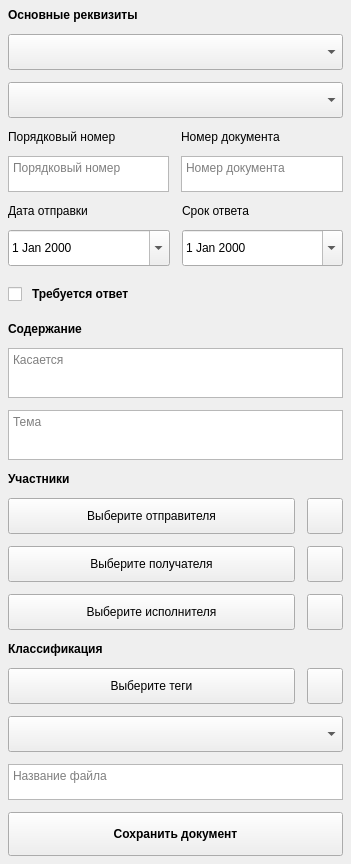
<?xml version="1.0" encoding="UTF-8"?>
<ui version="4.0">
 <class>DocumentCreate</class>
 <widget class="QWidget" name="DocumentCreate">
  <property name="geometry">
   <rect>
    <x>0</x>
    <y>0</y>
    <width>351</width>
    <height>803</height>
   </rect>
  </property>
  <property name="minimumSize">
   <size>
    <width>351</width>
    <height>0</height>
   </size>
  </property>
  <property name="maximumSize">
   <size>
    <width>351</width>
    <height>16777215</height>
   </size>
  </property>
  <property name="styleSheet">
   <string notr="true">
QWidget {
    background-color: {BG_CARD};
}
QLabel {
    color: {TEXT_PRIMARY};
}
QLabel[bold="true"] {
    font-weight: bold;
    color: {TEXT_PRIMARY};
}
QComboBox, QTextEdit, QDateEdit, QTextBrowser {
    border-radius: 10px;
    border: 1px solid {ACCENT_PRIMARY};
    padding: 5px;
    background-color: {BG_INPUT};
    color: {TEXT_PRIMARY};
}
QComboBox:hover, QTextEdit:hover, QDateEdit:hover, QTextBrowser:hover {
    border: 1px solid {ACCENT_HOVER_SOFT};
}
QComboBox:focus, QTextEdit:focus, QDateEdit:focus, QTextBrowser:focus {
    border: 2px solid {ACCENT_PRIMARY};
}

/* Стили для выпадающего контейнера QComboBox */
QComboBox::drop-down {
    subcontrol-origin: padding;
    subcontrol-position: top right;
    width: 30px;
    border: none;
}

/* Настройки зоны drop-down для QDateEdit */
QDateEdit::drop-down {
    subcontrol-origin: padding;
    subcontrol-position: top right;
    width: 30px;
    border: none;
}

/* Иконка календаря вместо стрелочки */
QDateEdit::down-arrow {
    image: url({ICON_CALENDAR_PATH});
    width: 18px;
    height: 18px;
    margin-right: 8px;
}
QComboBox::down-arrow {
    image: url({ICON_ARROW_DOWN_PATH});
    width: 16px;
    height: 16px;
    margin-right: 6px;
}


/* ===== КНОПКИ С ПЛЮСОМ ===== */
QPushButton#btnAddSender, QPushButton#btnAddExecutor,
QPushButton#btnAddReceiver, QPushButton#btnAddTag {
    border-radius: 18px;
    background-color: {ACCENT_PRIMARY};
    border: none;
    min-width: 36px;
    min-height: 36px;
    max-width: 36px;
    max-height: 36px;
    padding: 0px;
}
QPushButton#btnAddSender:hover, QPushButton#btnAddExecutor:hover,
QPushButton#btnAddReceiver:hover, QPushButton#btnAddTag:hover {
    background-color: {ACCENT_HOVER_SOFT};
}
QPushButton#btnAddSender:pressed, QPushButton#btnAddExecutor:pressed,
QPushButton#btnAddReceiver:pressed, QPushButton#btnAddTag:pressed {
    background-color: {ACCENT_PRESSED_DEEP};
}
QPushButton#btnAddSender::icon, QPushButton#btnAddExecutor::icon,
QPushButton#btnAddReceiver::icon, QPushButton#btnAddTag::icon {
    width: 24px;
    height: 24px;
}
QPushButton#btnAddSender::icon:hover, QPushButton#btnAddExecutor::icon:hover,
QPushButton#btnAddReceiver::icon:hover, QPushButton#btnAddTag::icon:hover {
    background-color: transparent;
}

/* ===== КНОПКИ-ВЫБОРЫ (отправитель / получатель / исполнитель / теги) ===== */
QPushButton#btn_sender, QPushButton#btn_receiver,
QPushButton#btnExecutor, QPushButton#btn_tag {
    border-radius: 10px;
    border: 1px solid {ACCENT_PRIMARY};
    padding: 5px;
    text-align: left;
    background-color: {BG_INPUT};
    color: {TEXT_PRIMARY};
}
QPushButton#btn_sender:hover, QPushButton#btn_receiver:hover,
QPushButton#btnExecutor:hover, QPushButton#btn_tag:hover {
    border: 1px solid {ACCENT_HOVER_SOFT};
    background-color: {BG_HOVER_ACCENT_SOFT};
}
QPushButton#btn_sender:focus, QPushButton#btn_receiver:focus,
QPushButton#btnExecutor:focus, QPushButton#btn_tag:focus {
    border: 2px solid {ACCENT_PRIMARY};
}

/* ===== ЧЕКБОКС «ТРЕБУЕТСЯ ОТВЕТ» ===== */
QCheckBox {
    color: {TEXT_PRIMARY};
    spacing: 0px;
    font-size: 13px;
    background: transparent;
}
QCheckBox::indicator {
    width: 18px;
    height: 18px;
    image: url({ICON_CHECKBOX_UNCHECKED_PATH});
}
QCheckBox::indicator:checked {
    image: url({ICON_CHECKBOX_CHECKED_PATH});
}

/* ===== КНОПКА СОХРАНЕНИЯ ===== */
QPushButton#btn_attach {
    border-radius: 10px;
    background-color: {ACCENT_PRIMARY};
    color: {TEXT_ON_ACCENT};
    border: none;
    font-weight: bold;
    font-size: 13px;
}
QPushButton#btn_attach:hover {
    background-color: {ACCENT_HOVER_SOFT};
}
QPushButton#btn_attach:pressed {
    background-color: {ACCENT_PRESSED_DEEP};
}

/* ===== ВЫПАДАЮЩИЕ СПИСКИ QComboBox ===== */
QComboBox QAbstractItemView {
    border-radius: 6px;
    background-color: {BG_CARD};
    color: {TEXT_PRIMARY};
    padding: 4px;
    outline: none;
    border: 1px solid {ACCENT_PRIMARY};
}
QComboBox QAbstractItemView::item {
    padding: 8px;
    color: {TEXT_PRIMARY};
    border: none;
    outline: none;
}
QComboBox QAbstractItemView::item:hover {
    background-color: {ACCENT_SELECTION_BG};
    color: {TEXT_PRIMARY};
}
QComboBox QAbstractItemView::item:selected {
    background-color: {ACCENT_SELECTION_BG};
    color: {TEXT_PRIMARY};
}
QComboBox QAbstractItemView::item:focus {
    outline: none;
    border: none;
}

/* ===== КАЛЕНДАРЬ QCalendarWidget ===== */
QCalendarWidget {
    background-color: {BG_CARD};
    border-radius: 8px;
    border: 1px solid {ACCENT_PRIMARY};
}
QCalendarWidget QWidget#qt_calendar_navigationbar {
    background-color: {BG_CARD};
    color: {TEXT_PRIMARY};
    border-radius: 8px 8px 0 0;
}
QCalendarWidget QWidget {
    background-color: {BG_CARD};
    color: {TEXT_PRIMARY};
}
QCalendarWidget QToolButton#qt_calendar_prevmonth,
QCalendarWidget QToolButton#qt_calendar_nextmonth {
    background-color: transparent;
    color: {TEXT_PRIMARY};
    border: none;
    border-radius: 4px;
    padding: 4px 8px;
    font-size: 16px;
    font-weight: bold;
}
QCalendarWidget QToolButton#qt_calendar_prevmonth:hover,
QCalendarWidget QToolButton#qt_calendar_nextmonth:hover {
    background-color: {ACCENT_SELECTION_BG};
}
QCalendarWidget QToolButton#qt_calendar_prevmonth:pressed,
QCalendarWidget QToolButton#qt_calendar_nextmonth:pressed {
    background-color: {BG_PRESSED_CALENDAR};
}
QCalendarWidget QToolButton#qt_calendar_monthbutton {
    background-color: {BG_CARD};
    color: {TEXT_PRIMARY};
    border: none;
    border-radius: 4px;
    padding: 4px 12px;
    font-weight: bold;
}
QCalendarWidget QToolButton#qt_calendar_monthbutton:hover {
    background-color: {ACCENT_SELECTION_BG};
}
QCalendarWidget QToolButton#qt_calendar_yearbutton {
    background-color: {BG_CARD};
    color: {TEXT_PRIMARY};
    border: none;
    border-radius: 4px;
    padding: 4px 12px;
    font-weight: bold;
}
QCalendarWidget QToolButton#qt_calendar_yearbutton:hover {
    background-color: {ACCENT_SELECTION_BG};
}
QCalendarWidget QMenu {
    background-color: {BG_CARD};
    border: 1px solid {ACCENT_PRIMARY};
    border-radius: 6px;
    color: {TEXT_PRIMARY};
}
QCalendarWidget QMenu::item {
    padding: 6px 20px;
    border-radius: 4px;
}
QCalendarWidget QMenu::item:selected {
    background-color: {ACCENT_SELECTION_BG};
    color: {TEXT_PRIMARY};
}
QCalendarWidget QWidget#qt_calendar_weekday {
    color: {TEXT_ON_ACCENT};
    font-weight: bold;
    background-color: {ACCENT_PRIMARY};
    padding: 4px;
}
QCalendarWidget QToolButton#qt_calendar_day {
    border: none;
    border-radius: 4px;
    padding: 4px;
    color: {TEXT_PRIMARY};
    background-color: transparent;
}
QCalendarWidget QToolButton#qt_calendar_day:hover {
    background-color: {ACCENT_SELECTION_BG};
    color: {TEXT_PRIMARY};
}
QCalendarWidget QToolButton#qt_calendar_day:checked {
    background-color: {ACCENT_PRIMARY};
    color: {TEXT_ON_ACCENT};
    border-radius: 4px;
}
QCalendarWidget QToolButton#qt_calendar_day:checked:hover {
    background-color: {ACCENT_HOVER_SOFT};
}
QCalendarWidget QToolButton#qt_calendar_day:disabled {
    color: {TEXT_DISABLED};
}
QCalendarWidget QToolButton#qt_calendar_day[property="isToday"] {
    background-color: {ACCENT_DANGER};
    color: {TEXT_ON_ACCENT};
    border-radius: 4px;
}
QCalendarWidget QToolButton#qt_calendar_day[property="isToday"]:hover {
    background-color: {ACCENT_DANGER_HOVER};
}
QCalendarWidget QToolButton#qt_calendar_day[property="isToday"]:pressed {
    background-color: {ACCENT_DANGER_PRESSED};
}
QCalendarWidget QToolButton#qt_calendar_day[property="isToday"]:checked {
    background-color: {ACCENT_PRIMARY};
    color: {TEXT_ON_ACCENT};
}
QCalendarWidget QToolButton#qt_calendar_day[property="isToday"]:checked:hover {
    background-color: {ACCENT_HOVER_SOFT};
}

/* ===== КАЛЕНДАРЬ В QDateEdit (попап) ===== */
QDateEdit QCalendarWidget {
    background-color: {BG_CARD};
    border-radius: 8px;
    border: 1px solid {ACCENT_PRIMARY};
}
QDateEdit QCalendarWidget QWidget#qt_calendar_navigationbar {
    background-color: {BG_CARD};
    color: {TEXT_PRIMARY};
    border-radius: 8px 8px 0 0;
}
QDateEdit QCalendarWidget QWidget {
    background-color: {BG_CARD};
    color: {TEXT_PRIMARY};
}
QDateEdit QCalendarWidget QToolButton#qt_calendar_prevmonth,
QDateEdit QCalendarWidget QToolButton#qt_calendar_nextmonth {
    background-color: transparent;
    color: {TEXT_PRIMARY};
    border: none;
    border-radius: 4px;
    padding: 4px 8px;
    font-size: 16px;
    font-weight: bold;
}
QDateEdit QCalendarWidget QToolButton#qt_calendar_prevmonth:hover,
QDateEdit QCalendarWidget QToolButton#qt_calendar_nextmonth:hover {
    background-color: {ACCENT_SELECTION_BG};
}
QDateEdit QCalendarWidget QToolButton#qt_calendar_prevmonth:pressed,
QDateEdit QCalendarWidget QToolButton#qt_calendar_nextmonth:pressed {
    background-color: {BG_PRESSED_CALENDAR};
}
QDateEdit QCalendarWidget QToolButton#qt_calendar_monthbutton {
    background-color: {BG_CARD};
    color: {TEXT_PRIMARY};
    border: none;
    border-radius: 4px;
    padding: 4px 12px;
    font-weight: bold;
}
QDateEdit QCalendarWidget QToolButton#qt_calendar_monthbutton:hover {
    background-color: {ACCENT_SELECTION_BG};
}
QDateEdit QCalendarWidget QToolButton#qt_calendar_yearbutton {
    background-color: {BG_CARD};
    color: {TEXT_PRIMARY};
    border: none;
    border-radius: 4px;
    padding: 4px 12px;
    font-weight: bold;
}
QDateEdit QCalendarWidget QToolButton#qt_calendar_yearbutton:hover {
    background-color: {ACCENT_SELECTION_BG};
}
QDateEdit QCalendarWidget QWidget#qt_calendar_weekday {
    color: {TEXT_ON_ACCENT};
    font-weight: bold;
    background-color: {ACCENT_PRIMARY};
    padding: 4px;
}
QDateEdit QCalendarWidget QToolButton#qt_calendar_day {
    border: none;
    border-radius: 4px;
    padding: 4px;
    color: {TEXT_PRIMARY};
    background-color: transparent;
}
QDateEdit QCalendarWidget QToolButton#qt_calendar_day:hover {
    background-color: {ACCENT_SELECTION_BG};
    color: {TEXT_PRIMARY};
}
QDateEdit QCalendarWidget QToolButton#qt_calendar_day:checked {
    background-color: {ACCENT_PRIMARY};
    color: {TEXT_ON_ACCENT};
    border-radius: 4px;
}
QDateEdit QCalendarWidget QToolButton#qt_calendar_day:checked:hover {
    background-color: {ACCENT_HOVER_SOFT};
}
QDateEdit QCalendarWidget QToolButton#qt_calendar_day:disabled {
    color: {TEXT_DISABLED};
}
QDateEdit QCalendarWidget QToolButton#qt_calendar_day[property="isToday"] {
    background-color: {ACCENT_DANGER};
    color: {TEXT_ON_ACCENT};
    border-radius: 4px;
}
QDateEdit QCalendarWidget QToolButton#qt_calendar_day[property="isToday"]:hover {
    background-color: {ACCENT_DANGER_HOVER};
}
QDateEdit QCalendarWidget QToolButton#qt_calendar_day[property="isToday"]:pressed {
    background-color: {ACCENT_DANGER_PRESSED};
}
QDateEdit QCalendarWidget QToolButton#qt_calendar_day[property="isToday"]:checked {
    background-color: {ACCENT_PRIMARY};
    color: {TEXT_ON_ACCENT};
}
QDateEdit QCalendarWidget QToolButton#qt_calendar_day[property="isToday"]:checked:hover {
    background-color: {ACCENT_HOVER_SOFT};
}
/* Гарантируем, что viewport внутри QTextEdit тоже тёмный */
QTextEdit > QWidget,
QTextBrowser > QWidget {
    background-color: {BG_INPUT};
    color: {TEXT_PRIMARY};
}

/* Placeholder в тёмной теме */
QLineEdit,
QTextEdit,
QTextBrowser {
    placeholder-text-color: {TEXT_MUTED_ALT};
}
   </string>
  </property>
  <layout class="QVBoxLayout" name="verticalLayout_3">
   <property name="spacing">
    <number>12</number>
   </property>
   <property name="leftMargin">
    <number>8</number>
   </property>
   <property name="topMargin">
    <number>8</number>
   </property>
   <property name="rightMargin">
    <number>8</number>
   </property>
   <property name="bottomMargin">
    <number>8</number>
   </property>
   <item>
    <widget class="QLabel" name="labelBasic">
     <property name="font">
      <font>
       <bold>true</bold>
      </font>
     </property>
     <property name="styleSheet">
      <string notr="true">color: {TEXT_PRIMARY}; font-weight: bold;</string>
     </property>
     <property name="text">
      <string>Основные реквизиты</string>
     </property>
    </widget>
   </item>

      <item>
    <widget class="QComboBox" name="type_box">
     <property name="sizePolicy">
      <sizepolicy hsizetype="Expanding" vsizetype="Fixed">
       <horstretch>0</horstretch>
       <verstretch>0</verstretch>
      </sizepolicy>
     </property>
     <property name="minimumSize">
      <size>
       <width>335</width>
       <height>36</height>
      </size>
     </property>
     <property name="maximumSize">
      <size>
       <width>16777215</width>
       <height>36</height>
      </size>
     </property>
     <property name="placeholderText">
      <string>Выберите тип документа</string>
     </property>
    </widget>
   </item>

   <item>
    <widget class="QComboBox" name="direction_box">
     <property name="sizePolicy">
      <sizepolicy hsizetype="Expanding" vsizetype="Fixed">
       <horstretch>0</horstretch>
       <verstretch>0</verstretch>
      </sizepolicy>
     </property>
     <property name="minimumSize">
      <size>
       <width>335</width>
       <height>36</height>
      </size>
     </property>
     <property name="maximumSize">
      <size>
       <width>335</width>
       <height>36</height>
      </size>
     </property>
     <property name="placeholderText">
      <string>Выберите направление</string>
     </property>
    </widget>
   </item>
   <item>
    <layout class="QHBoxLayout" name="horizontalLayoutDates_2">
     <item>
      <layout class="QVBoxLayout" name="verticalLayoutDate_2">
       <item>
        <widget class="QLabel" name="labelIndexNumber">
         <property name="styleSheet">
          <string notr="true">color: {TEXT_PRIMARY};</string>
         </property>
         <property name="text">
          <string>Порядковый номер</string>
         </property>
        </widget>
       </item>
       <item>
        <widget class="QTextEdit" name="index_number_edit">
         <property name="sizePolicy">
          <sizepolicy hsizetype="Expanding" vsizetype="Fixed">
           <horstretch>0</horstretch>
           <verstretch>0</verstretch>
          </sizepolicy>
         </property>
         <property name="minimumSize">
          <size>
           <width>0</width>
           <height>36</height>
          </size>
         </property>
         <property name="maximumSize">
          <size>
           <width>16777215</width>
           <height>36</height>
          </size>
         </property>
         <property name="placeholderText">
          <string>Порядковый номер</string>
         </property>
        </widget>
       </item>
      </layout>
     </item>
     <item>
      <layout class="QVBoxLayout" name="verticalLayoutDeadline_2">
       <item>
        <widget class="QLabel" name="labelNumber">
         <property name="styleSheet">
          <string notr="true">color: {TEXT_PRIMARY};</string>
         </property>
         <property name="text">
          <string>Номер документа</string>
         </property>
        </widget>
       </item>
       <item>
        <widget class="QTextEdit" name="number_edit">
         <property name="sizePolicy">
          <sizepolicy hsizetype="Expanding" vsizetype="Fixed">
           <horstretch>0</horstretch>
           <verstretch>0</verstretch>
          </sizepolicy>
         </property>
         <property name="minimumSize">
          <size>
           <width>0</width>
           <height>36</height>
          </size>
         </property>
         <property name="maximumSize">
          <size>
           <width>16777215</width>
           <height>36</height>
          </size>
         </property>
         <property name="placeholderText">
          <string>Номер документа</string>
         </property>
        </widget>
       </item>
      </layout>
     </item>
    </layout>
   </item>
   <item>
    <layout class="QHBoxLayout" name="horizontalLayoutDates">
     <item>
      <layout class="QVBoxLayout" name="verticalLayoutDate">
       <item>
        <widget class="QLabel" name="labelDate">
         <property name="styleSheet">
          <string notr="true">color: {TEXT_PRIMARY};</string>
         </property>
         <property name="text">
          <string>Дата отправки</string>
         </property>
        </widget>
       </item>
       <item>
        <widget class="QDateEdit" name="date_edit">
         <property name="sizePolicy">
          <sizepolicy hsizetype="Expanding" vsizetype="Fixed">
           <horstretch>0</horstretch>
           <verstretch>0</verstretch>
          </sizepolicy>
         </property>
         <property name="minimumSize">
          <size>
           <width>0</width>
           <height>36</height>
          </size>
         </property>
         <property name="maximumSize">
          <size>
           <width>16777215</width>
           <height>36</height>
          </size>
         </property>
         <property name="calendarPopup">
          <bool>true</bool>
         </property>
        </widget>
       </item>
      </layout>
     </item>
     <item>
      <layout class="QVBoxLayout" name="verticalLayoutDeadline">
       <item>
        <widget class="QLabel" name="labelDeadline">
         <property name="styleSheet">
          <string notr="true">color: {TEXT_PRIMARY};</string>
         </property>
         <property name="text">
          <string>Срок ответа</string>
         </property>
        </widget>
       </item>
       <item>
        <widget class="QDateEdit" name="date_deadline">
         <property name="sizePolicy">
          <sizepolicy hsizetype="Expanding" vsizetype="Fixed">
           <horstretch>0</horstretch>
           <verstretch>0</verstretch>
          </sizepolicy>
         </property>
         <property name="minimumSize">
          <size>
           <width>0</width>
           <height>36</height>
          </size>
         </property>
         <property name="maximumSize">
          <size>
           <width>16777215</width>
           <height>36</height>
          </size>
         </property>
         <property name="calendarPopup">
          <bool>true</bool>
         </property>
        </widget>
       </item>
      </layout>
     </item>
    </layout>
   </item>
   <item>
    <widget class="QCheckBox" name="needs_response_check">
     <property name="minimumSize">
      <size>
       <width>0</width>
       <height>32</height>
      </size>
     </property>
     <property name="styleSheet">
      <string>spacing: 10px; font-weight: 500;</string>
     </property>
     <property name="cursor">
      <cursorShape>PointingHandCursor</cursorShape>
     </property>
     <property name="text">
      <string>Требуется ответ</string>
     </property>
    </widget>
   </item>
   <item>
    <widget class="QLabel" name="labelContent">
     <property name="font">
      <font>
       <bold>true</bold>
      </font>
     </property>
     <property name="styleSheet">
      <string notr="true">color: {TEXT_PRIMARY}; font-weight: bold;</string>
     </property>
     <property name="text">
      <string>Содержание</string>
     </property>
    </widget>
   </item>
   <item>
    <widget class="QTextEdit" name="regarding_edit">
     <property name="sizePolicy">
      <sizepolicy hsizetype="Expanding" vsizetype="Expanding">
       <horstretch>0</horstretch>
       <verstretch>0</verstretch>
      </sizepolicy>
     </property>
     <property name="minimumSize">
      <size>
       <width>335</width>
       <height>50</height>
      </size>
     </property>
     <property name="placeholderText">
      <string>Касается</string>
     </property>
    </widget>
   </item>
   <item>
    <widget class="QTextEdit" name="topic_edit">
     <property name="sizePolicy">
      <sizepolicy hsizetype="Expanding" vsizetype="Expanding">
       <horstretch>0</horstretch>
       <verstretch>0</verstretch>
      </sizepolicy>
     </property>
     <property name="minimumSize">
      <size>
       <width>335</width>
       <height>50</height>
      </size>
     </property>
     <property name="placeholderText">
      <string>Тема</string>
     </property>
    </widget>
   </item>
   <item>
    <widget class="QLabel" name="labelParticipants">
     <property name="font">
      <font>
       <bold>true</bold>
      </font>
     </property>
     <property name="styleSheet">
      <string notr="true">color: {TEXT_PRIMARY}; font-weight: bold;</string>
     </property>
     <property name="text">
      <string>Участники</string>
     </property>
    </widget>
   </item>
   <item>
    <layout class="QHBoxLayout" name="horizontalLayoutSender">
     <item>
      <widget class="QPushButton" name="btn_sender">
       <property name="sizePolicy">
        <sizepolicy hsizetype="Expanding" vsizetype="Fixed">
         <horstretch>0</horstretch>
         <verstretch>0</verstretch>
        </sizepolicy>
       </property>
       <property name="minimumSize">
        <size>
         <width>0</width>
         <height>36</height>
        </size>
       </property>
       <property name="text">
        <string>Выберите отправителя</string>
       </property>
      </widget>
     </item>
     <item>
      <widget class="QPushButton" name="btnAddSender">
       <property name="minimumSize">
        <size>
         <width>36</width>
         <height>36</height>
        </size>
       </property>
       <property name="maximumSize">
        <size>
         <width>36</width>
         <height>36</height>
        </size>
       </property>
       <property name="cursor">
        <cursorShape>PointingHandCursor</cursorShape>
       </property>
       <property name="text">
        <string/>
       </property>
       <property name="icon">
        <iconset>
         <normaloff>D:/Documents/client/icons/plus24_gold.svg</normaloff>D:/Documents/client/icons/plus24_gold.svg</iconset>
       </property>
       <property name="iconSize">
        <size>
         <width>24</width>
         <height>24</height>
        </size>
       </property>
      </widget>
     </item>
    </layout>
   </item>
   <item>
    <layout class="QHBoxLayout" name="horizontalLayoutReceiver">
     <item>
      <widget class="QPushButton" name="btn_receiver">
       <property name="sizePolicy">
        <sizepolicy hsizetype="Expanding" vsizetype="Fixed">
         <horstretch>0</horstretch>
         <verstretch>0</verstretch>
        </sizepolicy>
       </property>
       <property name="minimumSize">
        <size>
         <width>0</width>
         <height>36</height>
        </size>
       </property>
       <property name="text">
        <string>Выберите получателя</string>
       </property>
      </widget>
     </item>
     <item>
      <widget class="QPushButton" name="btnAddReceiver">
       <property name="minimumSize">
        <size>
         <width>36</width>
         <height>36</height>
        </size>
       </property>
       <property name="maximumSize">
        <size>
         <width>36</width>
         <height>36</height>
        </size>
       </property>
       <property name="cursor">
        <cursorShape>PointingHandCursor</cursorShape>
       </property>
       <property name="text">
        <string/>
       </property>
       <property name="icon">
        <iconset>
         <normaloff>D:/Documents/client/icons/plus24_gold.svg</normaloff>D:/Documents/client/icons/plus24_gold.svg</iconset>
       </property>
       <property name="iconSize">
        <size>
         <width>24</width>
         <height>24</height>
        </size>
       </property>
      </widget>
     </item>
    </layout>
   </item>
   <item>
    <layout class="QHBoxLayout" name="horizontalLayoutExecutor">
     <item>
      <widget class="QPushButton" name="btnExecutor">
       <property name="sizePolicy">
        <sizepolicy hsizetype="Expanding" vsizetype="Fixed">
         <horstretch>0</horstretch>
         <verstretch>0</verstretch>
        </sizepolicy>
       </property>
       <property name="minimumSize">
        <size>
         <width>0</width>
         <height>36</height>
        </size>
       </property>
       <property name="text">
        <string>Выберите исполнителя</string>
       </property>
      </widget>
     </item>
     <item>
      <widget class="QPushButton" name="btnAddExecutor">
       <property name="minimumSize">
        <size>
         <width>36</width>
         <height>36</height>
        </size>
       </property>
       <property name="maximumSize">
        <size>
         <width>36</width>
         <height>36</height>
        </size>
       </property>
       <property name="cursor">
        <cursorShape>PointingHandCursor</cursorShape>
       </property>
       <property name="text">
        <string/>
       </property>
       <property name="icon">
        <iconset>
         <normaloff>D:/Documents/client/icons/plus24_gold.svg</normaloff>D:/Documents/client/icons/plus24_gold.svg</iconset>
       </property>
       <property name="iconSize">
        <size>
         <width>24</width>
         <height>24</height>
        </size>
       </property>
      </widget>
     </item>
    </layout>
   </item>
   <item>
    <widget class="QLabel" name="labelTags">
     <property name="font">
      <font>
       <bold>true</bold>
      </font>
     </property>
     <property name="styleSheet">
      <string notr="true">color: {TEXT_PRIMARY}; font-weight: bold;</string>
     </property>
     <property name="text">
      <string>Классификация</string>
     </property>
    </widget>
   </item>
   <item>
    <layout class="QHBoxLayout" name="horizontalLayoutTags">
     <item>
      <widget class="QPushButton" name="btn_tag">
       <property name="sizePolicy">
        <sizepolicy hsizetype="Expanding" vsizetype="Fixed">
         <horstretch>0</horstretch>
         <verstretch>0</verstretch>
        </sizepolicy>
       </property>
       <property name="minimumSize">
        <size>
         <width>0</width>
         <height>36</height>
        </size>
       </property>
       <property name="text">
        <string>Выберите теги</string>
       </property>
      </widget>
     </item>
     <item>
      <widget class="QPushButton" name="btnAddTag">
       <property name="minimumSize">
        <size>
         <width>36</width>
         <height>36</height>
        </size>
       </property>
       <property name="maximumSize">
        <size>
         <width>36</width>
         <height>36</height>
        </size>
       </property>
       <property name="cursor">
        <cursorShape>PointingHandCursor</cursorShape>
       </property>
       <property name="text">
        <string/>
       </property>
       <property name="icon">
        <iconset>
         <normaloff>D:/Documents/client/icons/plus24_gold.svg</normaloff>D:/Documents/client/icons/plus24_gold.svg</iconset>
       </property>
       <property name="iconSize">
        <size>
         <width>24</width>
         <height>24</height>
        </size>
       </property>
      </widget>
     </item>
    </layout>
   </item>
   <item>
    <widget class="QComboBox" name="select_box">
     <property name="sizePolicy">
      <sizepolicy hsizetype="Expanding" vsizetype="Fixed">
       <horstretch>0</horstretch>
       <verstretch>0</verstretch>
      </sizepolicy>
     </property>
     <property name="minimumSize">
      <size>
       <width>335</width>
       <height>36</height>
      </size>
     </property>
     <property name="maximumSize">
      <size>
       <width>16777215</width>
       <height>36</height>
      </size>
     </property>
     <property name="placeholderText">
      <string>Выберите способ создания документа</string>
     </property>
    </widget>
   </item>
   <item>
    <widget class="QTextBrowser" name="namedoc_browser">
     <property name="sizePolicy">
      <sizepolicy hsizetype="Expanding" vsizetype="Fixed">
       <horstretch>0</horstretch>
       <verstretch>0</verstretch>
      </sizepolicy>
     </property>
     <property name="minimumSize">
      <size>
       <width>335</width>
       <height>36</height>
      </size>
     </property>
     <property name="maximumSize">
      <size>
       <width>335</width>
       <height>36</height>
      </size>
     </property>
     <property name="placeholderText">
      <string>Название файла</string>
     </property>
    </widget>
   </item>
   <item>
    <spacer name="verticalSpacer">
     <property name="orientation">
      <enum>Qt::Orientation::Vertical</enum>
     </property>
     <property name="sizeHint" stdset="0">
      <size>
       <width>20</width>
       <height>20</height>
      </size>
     </property>
    </spacer>
   </item>
   <item>
    <widget class="QPushButton" name="btn_attach">
     <property name="sizePolicy">
      <sizepolicy hsizetype="Expanding" vsizetype="Fixed">
       <horstretch>0</horstretch>
       <verstretch>0</verstretch>
      </sizepolicy>
     </property>
     <property name="minimumSize">
      <size>
       <width>0</width>
       <height>44</height>
      </size>
     </property>
     <property name="maximumSize">
      <size>
       <width>16777215</width>
       <height>44</height>
      </size>
     </property>
     <property name="font">
      <font>
       <bold>true</bold>
      </font>
     </property>
     <property name="text">
      <string>Сохранить документ</string>
     </property>
    </widget>
   </item>
  </layout>
 </widget>
 <resources/>
 <connections/>
</ui>
